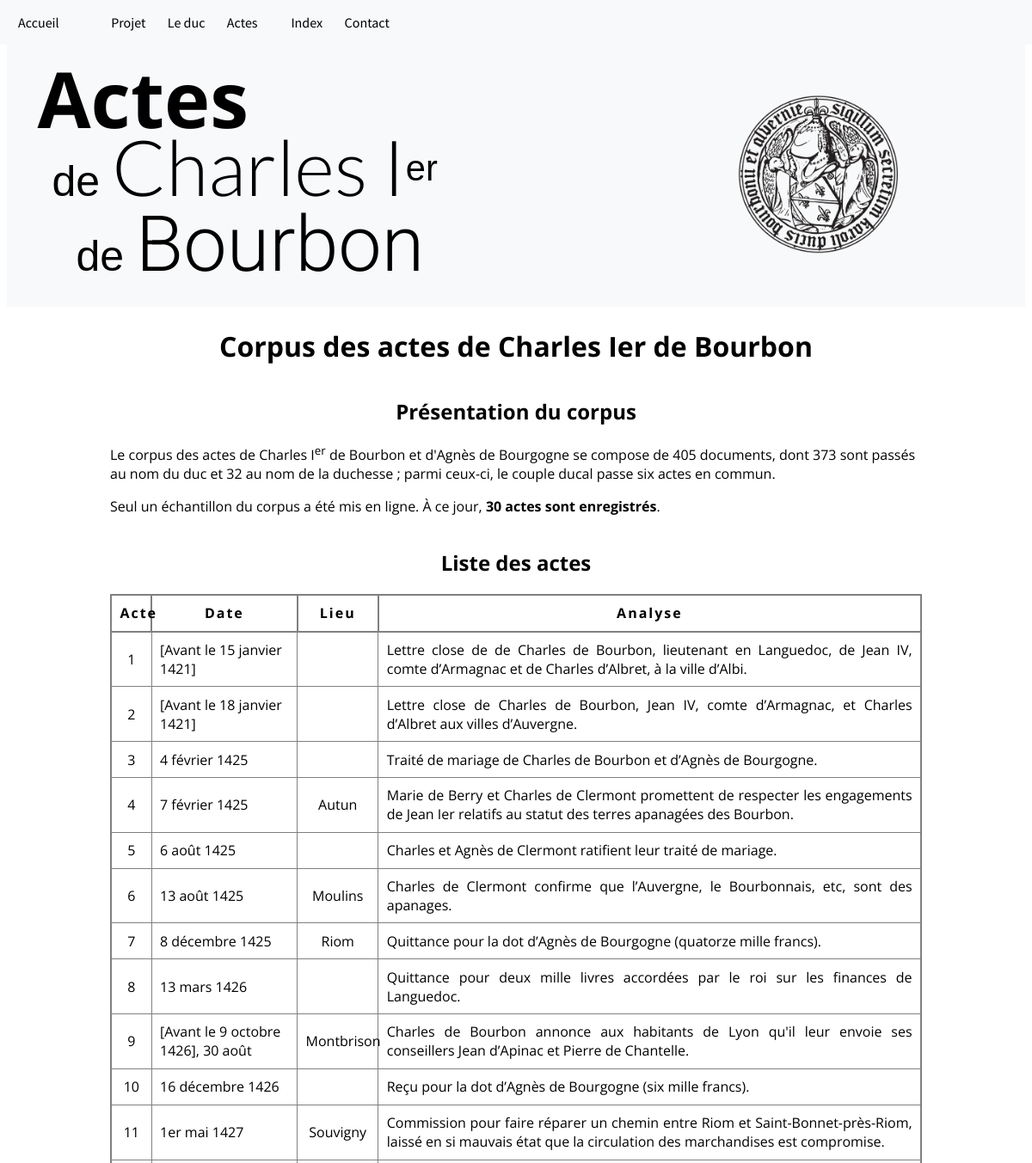
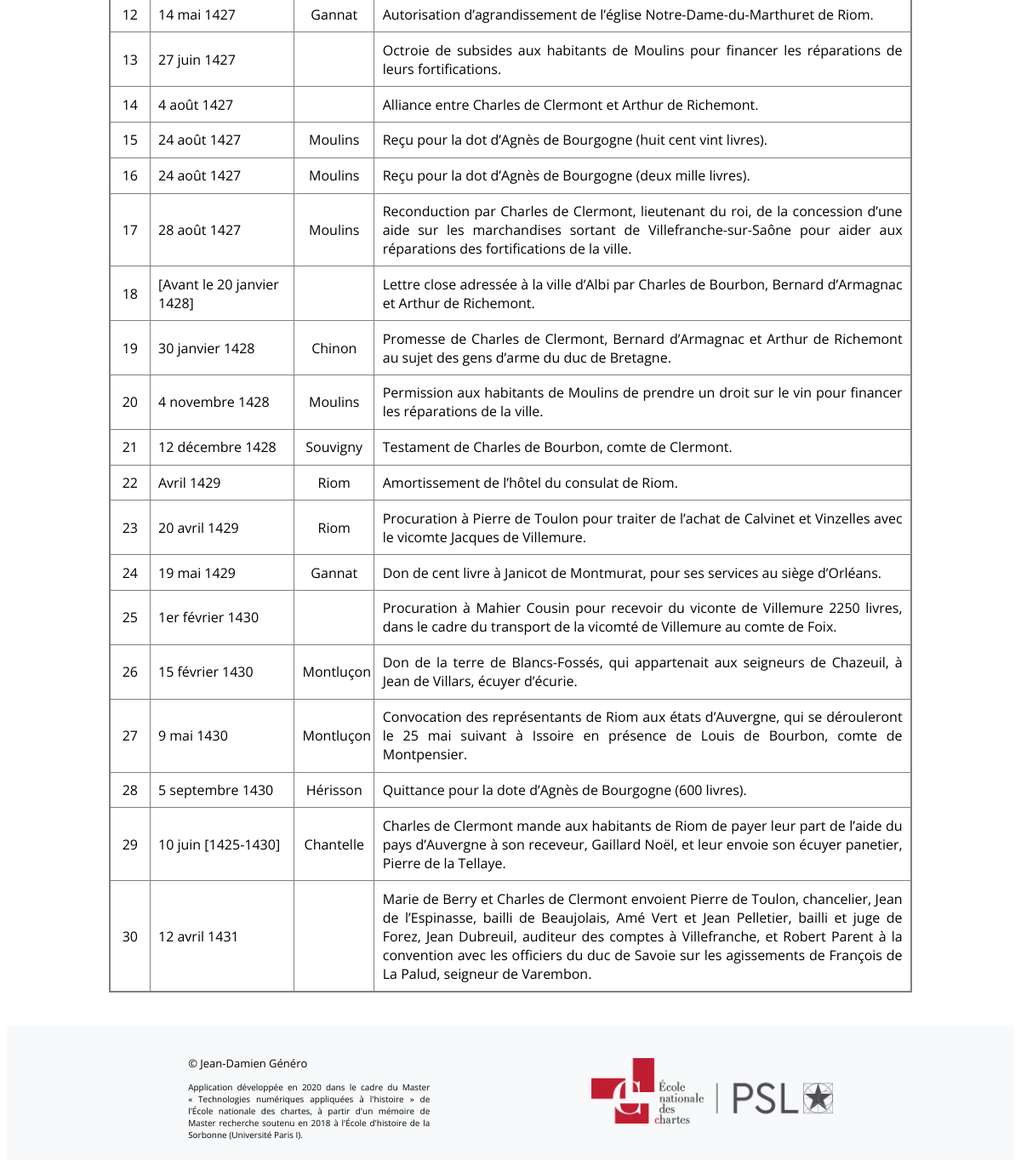
Page /actes on the committed database (2 pictures, top to bottom).
### app/modeles/donnees.py (models this page shows)
class actes(db.Model):
	__tablename__ = "actes"
	id_acte = db.Column(db.Integer, unique=True, nullable=False, primary_key=True, autoincrement=True)
	lieu_conservation = db.Column(db.Text)
	cote = db.Column(db.Text)
	annee = db.Column(db.Text)
	date_temps = db.Column(db.Text)
	date_lieu = db.Column(db.Text)
	regeste = db.Column(db.Text)
	etatActe = db.Column(db.Text)
	typeActe = db.Column(db.Text)
	hauteur = db.Column(db.Integer)
	largeur = db.Column(db.Integer)
	repli = db.Column(db.Integer)
	"""
	depots = db.relationship("actes", back_populates="id_depots")

class depots(db.Model):
	__tablename__ = "depots"
	id_depots = db.Column(db.Integer, unique=True, nullable=False, primary_key=True, autoincrement=True)
	lieu_conservation = db.Column(db.Text)
	actes = db.relationship("depots", back_populates="actes_id_depots")
	conservation = db.relationship("actes", backref="document")
	"""

### app/routes.py (the view)
@app.route("/actes")
def corpus():
	Actes_total = actes.query.all()
	return render_template("pages/corpus.html", document=Actes_total)

### app/templates/pages/corpus.html
{% extends "conteneur.html" %}
{% block corps %}
    <div class="corpus-global">
    	<h1 class="h1_global">Corpus des actes de Charles Ier de Bourbon</h1>
        <div>
            <h2 class="h2_global">Présentation du corpus</h2>
            <p>Le corpus des actes de Charles I<sup>er</sup> de Bourbon et d'Agnès de Bourgogne se compose de 405 documents, dont 373 sont passés au nom du duc et 32 au nom de la duchesse ; parmi ceux-ci, le couple ducal passe six actes en commun.</p>
            <p>Seul un échantillon du corpus a été mis en ligne. À ce jour, <b>{{document|length}} actes sont enregistrés</b>.</p>
        </div>
        <div>
            <h2 class="h2_global">Liste des actes</h2>
            <div>
                <table>
                <thead>
                    <tr>
                        <th>Acte</th>
                        <th>Date</th>
                        <th>Lieu</th>
                        <th>Analyse</th>
                    </tr>
                </thead>
                    {% for acte in document %}
                        <tbody>
                            <tr>
                                <td><a href="{{url_for('acte', acte_id=acte.id_acte)}}">{{acte.id_acte}}</a></td>
                                <td>{{acte.date_temps}}</td>
                                <td>
                                    {% if acte.date_lieu %}
                                        {{acte.date_lieu}}
                                    {% endif %}
                                </td>
                                <td><a href="{{url_for('acte', acte_id=acte.id_acte)}}">{{acte.regeste}}.</a>
                            </td>
                            </tr>
                        </tbody>
                    {% endfor %}
                </table>
            </div>
        </div>
    </div>
{% endblock %}

### app/templates/conteneur.html (shortened to what this page needs)
<!DOCTYPE html>
<html lang="fr">
{% include "partials/css_projet.html" %}
<head>
</head>
<body>
    <nav class="nav-global fixed-top">
        <button class="dropbtn" style="margin-right: 3%;">
            <a href="{{url_for('accueil')}}">Accueil</a>
        </button>
        <div class="nav-list">
            <div class="nav-item">
                <li class="dropdown">
                  <button class="dropbtn">Projet</button>
                </li>
                <button class="dropbtn">
                    <a href="{{url_for('duc')}}">Le&nbsp;duc</a>
                </button>
                <li class="dropdown">
                  <button class="dropbtn">Actes</button>
                </li>
                <li class="dropdown">
                  <button class="dropbtn">Index</button>
                </li>
                <button class="dropbtn">
                    <a href="{{url_for('contact')}}">Contact</a>
                </button>
            </div>
        </div>
    </nav>
    <div>
        <header class="header-global">
            <div class="header-text-global">
                <h1 class="header-h1">
                    <p class="l1">Actes</p>
                    <p class="l2">de <hi class="charles">Charles I</hi><sup>er</sup></p>
                    <p class="l3">de <hi class="bourbon">Bourbon</hi></p>
                </h1>
            </div>
            <div class="rotate header-img-global">
                <div>
                    <img src="{{url_for('static', filename='img/sceau_accueil.png')}}" class="header-img" alt="Sceau de Charles Ier">
                </div>
            </div>
        </header>
        <div class="arriere_plan">
            {% block corps%}{%endblock%}
        </div>
    </div>
    <div>
        <footer class="bloc-footer">
            <div>
                <div class="global-footer">
                    <div class="text-footer">
                        <p class="name-footer">© Jean-Damien Généro</p>
                        <p class="credit-footer">Application développée en 2020 dans le cadre du <a href="http://www.chartes.psl.eu/fr/cursus/master-technologies-numeriques-appliquees-histoire">Master &#171; Technologies numériques appliquées à l'histoire &#187;</a> de l'École nationale des chartes, à partir d'un mémoire de Master recherche soutenu en 2018 à l'École d'histoire de la Sorbonne (Université Paris I).</p>
                    </div>
                    <div class="box-img-footer">
                        <a href="http://www.chartes.psl.eu/fr"><img src="{{url_for('static', filename='img/logo_enc.png')}}" alt="Logo de l'École des chartes" class="img-footer"></a>
                    </div>
                </div>
            </div>
        </footer>
    </div>
</body>
</html>

### app/templates/partials/css_projet.html
<link href="{{ url_for('static', filename='css/css.css')}}" rel="stylesheet" type="text/css">
<link href="{{ url_for('static', filename='css/table.css')}}" rel="stylesheet" type="text/css">
<link href="{{ url_for('static', filename='css/font.css')}}" rel="stylesheet" type="text/css">
<link href="{{ url_for('static', filename='css/form.css')}}" rel="stylesheet" type="text/css">

### app/static/css/css.css (style rules this page uses)
a:link, a:visited { text-decoration: none; color: black; }
.nav-global { display: flex; flex-direction: row; background: #f8f9fa; padding: 1.25%; margin: auto; flex-wrap: wrap; font-family: 'Source Sans Pro', sans-serif; }
.fixed-top { position: fixed; top: 0; right: 0; left: 0; z-index: 1030; }
.nav-item { display: flex; flex-direction: row; justify-content: space-between; margin: auto; }
.nav-item > li { margin-right: 5%; margin-left: 5%; list-style: none; width: 100%; flex-wrap: wrap; }
.dropbtn { background-color: inherit; color: black; border: none; font-family: inherit; font-size: inherit; }
.dropdown { position: relative; display: inline-block; }
.h1_global { display: flex; flex-direction: column; flex-wrap: wrap; margin: auto; text-align: center; font-family: 'Open Sans', sans-serif; }
.h2_global { display: flex; flex-direction: row; justify-content: center; font-size: x-large; margin-top: 4%; }
.arriere_plan { background-color: #ffffff; padding-top: 5px; padding-bottom: 0px; padding-left: 20px; padding-right: 20px; margin-left: 100px; margin-right: 100px; margin-top: 0px; margin-bottom: 0px; }
.header-global { display: flex; flex-direction: row; background-color: #f8f9fa; padding-left: 3%; margin-top: 4%; }
.header-h1 { display: flex; flex-direction: column; width: 70%; }
.header-text-global { display: flex; flex-direction: row; width: 70%; height: auto; }
.l1 { font-size: 90px; line-height: 100%; font-family: 'Open Sans', sans-serif; margin-top: 0%; margin-bottom: 2%; }
.l2 { font-size: 50px; line-height: 50%; text-indent: 3%; font-family: Helvetica; font-weight: 300; margin-top: 2%; margin-bottom: 2%; }
.l3 { font-size: 50px; line-height: 150%; text-indent: 8%; font-family: Helvetica; font-weight: 300; margin-top: 2%; margin-bottom: 0%; }
.charles { font-size: 90px; font-family: 'Lato', sans-serif; }
.bourbon { font-size: 90px; font-family: 'Roboto', sans-serif; }
.header-img-global { display: flex; flex-direction: column; margin: auto; flex-wrap: wrap; width: 30%; }
.header-img { width: 60%; height: auto; }
.rotate div img { -webkit-transition: all 0.75s ease; transition: all 2s ease; }
.bloc-footer { background: #f8f9fa; }
.global-footer { display: flex; flex-direction: row; justify-content: space-around; padding: 2%; width: 80%; margin: auto; }
.text-footer { display: flex; flex-direction: column; width: 30%; font-family: 'Open Sans', sans-serif; justify-content: center; }
.name-footer { margin-bottom: 0.5%; font-size: small; }
.credit-footer { font-size: x-small; text-align: justify; margin-bottom: 0%; }
.box-img-footer { display: flex; flex-direction: column; justify-content: center; width: 30%; }
.img-footer { width: 100%; height: auto; }
.corpus-global { font-family: 'Open Sans', sans-serif; margin-top: 2%; margin-bottom: 4%; }

### app/static/css/table.css (style rules this page uses)
table { table-layout: auto; width: 100%; border-collapse: collapse; border: 2px solid gray; }
thead th:nth-child(1) { width: 5%; }
thead th:nth-child(2) { width: 18%; }
thead th:nth-child(3) { width: 10%; text-align: center; }
thead th:nth-child(4) { width: 67%; }
th { letter-spacing: 2px; border: 2px solid gray; }
tbody td:nth-child(1) { text-align: center; }
tbody td:nth-child(3) { text-align: center; }
tbody td:nth-child(4) { text-align: justify; }
th, td { padding: 1%; }
td { border: 0.75px solid gray; }

### rows in the picture
actes: id_acte "1", date_temps "[Avant le 15 janvier 1421]", regeste "Lettre close de de Charles de Bourbon, lieutenant en Languedoc, de Jean IV, comte d’Armagnac et de Charles d’Albret, à la ville d’Albi"
actes: id_acte "2", date_temps "[Avant le 18 janvier 1421]", regeste "Lettre close de Charles de Bourbon, Jean IV, comte d’Armagnac, et Charles d’Albret aux villes d’Auvergne"
actes: id_acte "3", date_temps "4 février 1425", regeste "Traité de mariage de Charles de Bourbon et d’Agnès de Bourgogne"
actes: id_acte "4", date_temps "7 février 1425", date_lieu "Autun", regeste "Marie de Berry et Charles de Clermont promettent de respecter les engagements de Jean Ier relatifs au statut des terres apanagées des Bourbon"
actes: id_acte "5", date_temps "6 août 1425", regeste "Charles et Agnès de Clermont ratifient leur traité de mariage"
actes: id_acte "6", date_temps "13 août 1425", date_lieu "Moulins", regeste "Charles de Clermont confirme que l’Auvergne, le Bourbonnais, etc, sont des apanages"
actes: id_acte "7", date_temps "8 décembre 1425", date_lieu "Riom", regeste "Quittance pour la dot d’Agnès de Bourgogne (quatorze mille francs)"
actes: id_acte "8", date_temps "13 mars 1426", regeste "Quittance pour deux mille livres accordées par le roi sur les finances de Languedoc"
actes: id_acte "9", date_temps "[Avant le 9 octobre 1426], 30 août", date_lieu "Montbrison", regeste "Charles de Bourbon annonce aux habitants de Lyon qu'il leur envoie ses conseillers Jean d’Apinac et Pierre de Chantelle"
actes: id_acte "10", date_temps "16 décembre 1426", regeste "Reçu pour la dot d’Agnès de Bourgogne (six mille francs)"
actes: id_acte "11", date_temps "1er mai 1427", date_lieu "Souvigny", regeste "Commission pour faire réparer un chemin entre Riom et Saint-Bonnet-près-Riom, laissé en si mauvais état que la circulation des marchandises est compromise"
actes: id_acte "12", date_temps "14 mai 1427", date_lieu "Gannat", regeste "Autorisation d’agrandissement de l’église Notre-Dame-du-Marthuret de Riom"
actes: id_acte "13", date_temps "27 juin 1427", regeste "Octroie de subsides aux habitants de Moulins pour financer les réparations de leurs fortifications"
actes: id_acte "14", date_temps "4 août 1427", regeste "Alliance entre Charles de Clermont et Arthur de Richemont"
actes: id_acte "15", date_temps "24 août 1427", date_lieu "Moulins", regeste "Reçu pour la dot d’Agnès de Bourgogne (huit cent vint livres)"
actes: id_acte "16", date_temps "24 août 1427", date_lieu "Moulins", regeste "Reçu pour la dot d’Agnès de Bourgogne (deux mille livres)"
actes: id_acte "17", date_temps "28 août 1427", date_lieu "Moulins", regeste "Reconduction par Charles de Clermont, lieutenant du roi, de la concession d’une aide sur les marchandises sortant de Villefranche-sur-Saône pour aider aux réparations des fortifications de la ville"
actes: id_acte "18", date_temps "[Avant le 20 janvier 1428]", regeste "Lettre close adressée à la ville d’Albi par Charles de Bourbon, Bernard d’Armagnac et Arthur de Richemont"
actes: id_acte "19", date_temps "30 janvier 1428", date_lieu "Chinon", regeste "Promesse de Charles de Clermont, Bernard d’Armagnac et Arthur de Richemont au sujet des gens d’arme du duc de Bretagne"
actes: id_acte "20", date_temps "4 novembre 1428", date_lieu "Moulins", regeste "Permission aux habitants de Moulins de prendre un droit sur le vin pour financer les réparations de la ville"
actes: id_acte "21", date_temps "12 décembre 1428", date_lieu "Souvigny", regeste "Testament de Charles de Bourbon, comte de Clermont"
actes: id_acte "22", date_temps "Avril 1429", date_lieu "Riom", regeste "Amortissement de l’hôtel du consulat de Riom"
actes: id_acte "23", date_temps "20 avril 1429", date_lieu "Riom", regeste "Procuration à Pierre de Toulon pour traiter de l’achat de Calvinet et Vinzelles avec le vicomte Jacques de Villemure"
actes: id_acte "24", date_temps "19 mai 1429", date_lieu "Gannat", regeste "Don de cent livre à Janicot de Montmurat, pour ses services au siège d’Orléans"
actes: id_acte "25", date_temps "1er février 1430", regeste "Procuration à Mahier Cousin pour recevoir du viconte de Villemure 2250 livres, dans le cadre du transport de la vicomté de Villemure au comte de Foix"
actes: id_acte "26", date_temps "15 février 1430", date_lieu "Montluçon", regeste "Don de la terre de Blancs-Fossés, qui appartenait aux seigneurs de Chazeuil, à Jean de Villars, écuyer d’écurie"
actes: id_acte "27", date_temps "9 mai 1430", date_lieu "Montluçon", regeste "Convocation des représentants de Riom aux états d’Auvergne, qui se dérouleront le 25 mai suivant à Issoire en présence de Louis de Bourbon, comte de Montpensier"
actes: id_acte "28", date_temps "5 septembre 1430", date_lieu "Hérisson", regeste "Quittance pour la dote d’Agnès de Bourgogne (600 livres)"
actes: id_acte "29", date_temps "10 juin [1425-1430]", date_lieu "Chantelle", regeste "Charles de Clermont mande aux habitants de Riom de payer leur part de l’aide du pays d’Auvergne à son receveur, Gaillard Noël, et leur envoie son écuyer panetier, Pierre de la Tellaye"
actes: id_acte "30", date_temps "12 avril 1431", regeste "Marie de Berry et Charles de Clermont envoient Pierre de Toulon, chancelier, Jean de l’Espinasse, bailli de Beaujolais, Amé Vert et Jean Pelletier, bailli et juge de Forez, Jean Dubreuil, auditeur des comptes à Villefranche, et Robert Parent à la convention avec les officiers du duc de Savoie sur les agissements de François de La Palud, seigneur de Varembon"

### other values in the picture
{{ document|length }} "30"
